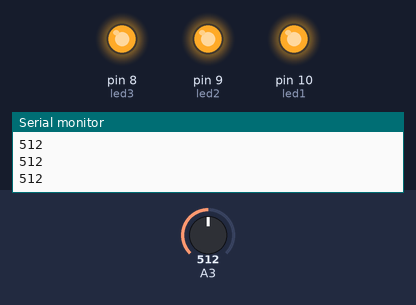
This sketch was run on a simulated Arduino Uno, built with avr-gcc and run on an emulated ATmega328P. Parts: output pins drawn as LEDs (lit = HIGH), the last lines printed to the serial monitor. Inputs (shaded band) come from the test bench; at power-on: A3 = 512.

Above: at 1.2 s.
1.3 s: A3 set to 31
2.8 s: A3 set to 27
At 3.3 s:
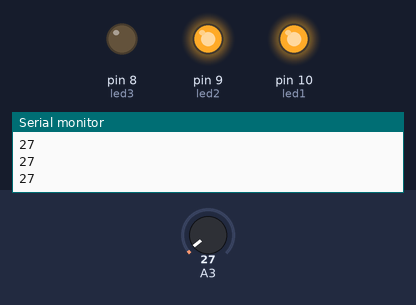
4.4 s: A3 set to 10
At 5.7 s:
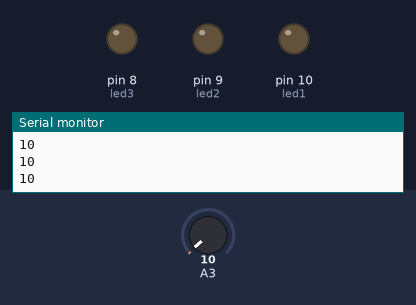
6.0 s: A3 set to 30
At 7.2 s:
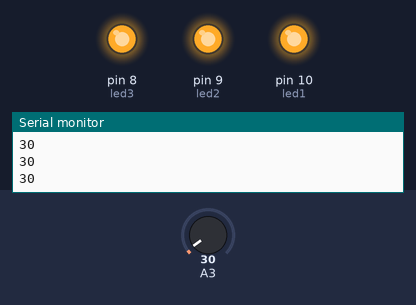
7.6 s: A3 set to 0
At 8.6 s:
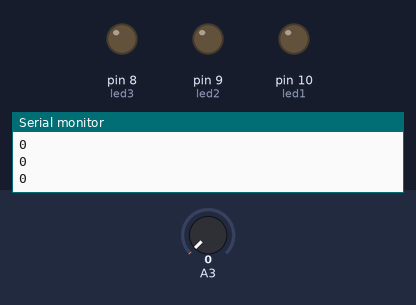
Timing chart, 0 to 10.2 s (numbered marks = the images above; inputs shaded):
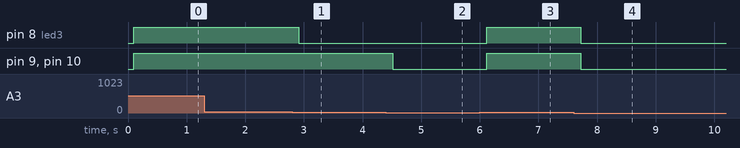

The sketch:

SoundSensor.ino
```cpp
/*
  This is the code to make a LED blink with sound.
  You have to set the threshold so it' sensible enough to make the led blink.

  You connect an LED to PIN13 and the Sound Sensor to Analog Pin 0
 */

int led1 = 10;
int led2 = 9;
int led3 = 8;

int volume;

void setup() {
  Serial.begin(9600); // For debugging
  pinMode(led1, OUTPUT);
  pinMode(led2, OUTPUT);
  pinMode(led3, OUTPUT);
}

void loop() {

  volume = analogRead(A3); // Reads the value from the Analog PIN A0

  //Debug mode
  Serial.println(volume);
  delay(100);

  digitalWrite(led1, (volume >= 20) ? HIGH : LOW);
  digitalWrite(led2, (volume >= 25) ? HIGH : LOW);
  digitalWrite(led3, (volume >= 30) ? HIGH : LOW);

}
```

Measured:
- the behaviour switches between 30 and 29 on A3 (found by bisection; images 0 and 1)
- after the input at 2.8 s, pin 8 (led3): HIGH → LOW after 0.11 s
- after the input at 4.4 s, pin 9 (led2), pin 10 (led1): HIGH → LOW after 0.11 s
- after the input at 6.0 s, pin 8 (led3), pin 9 (led2), pin 10 (led1): LOW → HIGH after 0.12 s
- after the input at 7.6 s, pin 8 (led3), pin 9 (led2), pin 10 (led1): HIGH → LOW after 0.12 s
